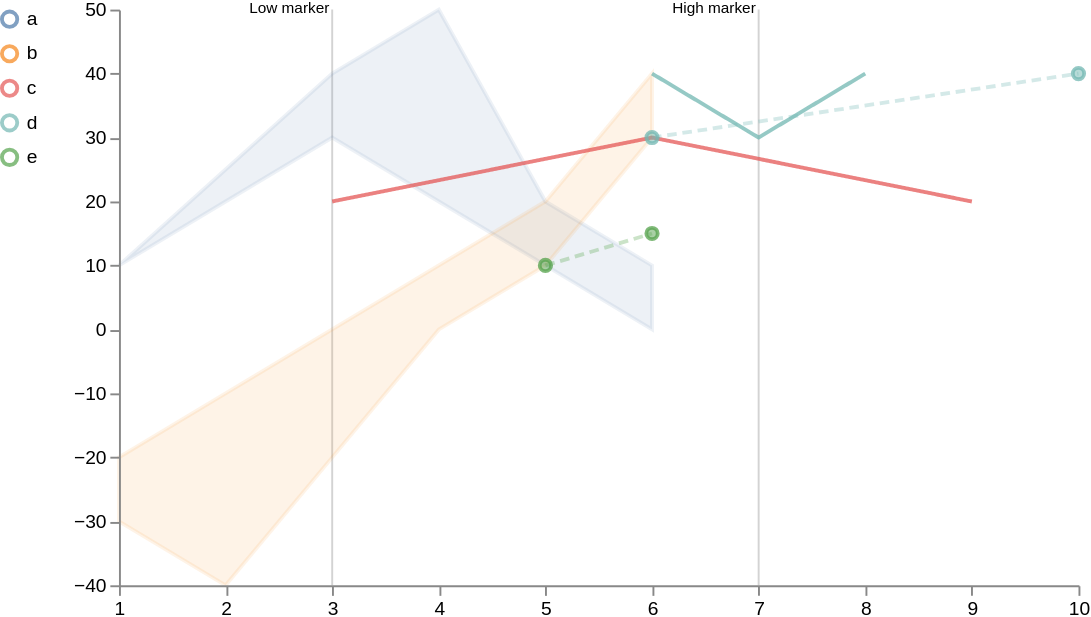

Describe this chart as a Vega-Lite specification.
### Vega specification from a JSON file in a GitHub repository (floating-point values rounded to 4 significant figures)
{"$schema": "https://vega.github.io/schema/vega/v5.json", "width": 500, "height": 300, "background": "white", "scales": [{"name": "xscale", "type": "linear", "range": "width", "zero": false, "domain": {"fields": [{"data": "distributions", "field": "timepoint"}, {"data": "traces", "field": "timepoint"}, {"data": "points", "field": "timepoint"}, {"data": "markers", "field": "timepoint"}]}}, {"name": "yscale", "type": "linear", "range": "height", "nice": true, "zero": true, "domain": {"fields": [{"data": "distributions", "field": "lower"}, {"data": "distributions", "field": "upper"}, {"data": "traces", "field": "value"}, {"data": "points", "field": "value"}]}}, {"name": "color", "type": "ordinal", "range": "category", "domain": {"fields": [{"data": "distributions", "field": "trajectory"}, {"data": "traces", "field": "trajectory"}, {"data": "points", "field": "trajectory"}], "sort": {"order": "ascending"}}}], "axes": [{"name": "x_axis", "orient": "bottom", "scale": "xscale", "zindex": 100}, {"name": "y_axis", "orient": "left", "scale": "yscale", "zindex": 100}], "signals": [{"name": "clear", "value": true, "on": [{"events": "mouseup[!event.item]", "update": "true", "force": true}]}, {"name": "shift", "value": false, "on": [{"events": "@legendSymbol:click, @legendLabel:click", "update": "event.shiftKey", "force": true}]}, {"name": "clicked", "value": null, "on": [{"events": "@legendSymbol:click, @legendLabel:click", "update": "{value: datum.value}", "force": true}]}, {"name": "clearData", "value": true, "on": [{"events": "mouseup[!event.item]", "update": "true", "force": true}]}, {"name": "clickedData", "value": null, "on": [{"events": "@area:click", "update": "{value: datum.trajectory}", "force": true}]}], "legends": [{"name": "color_legend", "stroke": "color", "orient": "left", "encode": {"symbols": {"name": "legendSymbol", "interactive": true, "update": {"fill": {"value": "transparent"}, "strokeWidth": {"value": 2}, "opacity": [{"test": "!length(data('selected')) || indata('selected', 'value', datum.value) || indata('selectedData', 'value', datum.value)", "value": 0.7}, {"value": 0.15}], "size": {"value": 64}}}, "labels": {"name": "legendLabel", "interactive": true, "update": {"opacity": [{"test": "!length(data('selectedData')) || indata('selectedData', 'value', datum.value)", "value": 1}, {"value": 0.25}]}}}}], "marks": [{"type": "group", "zindex": 3, "name": "_points", "from": {"facet": {"name": "points_split", "data": "points", "groupby": "trajectory"}}, "marks": [{"type": "symbol", "name": "_points_symbol", "from": {"data": "points_split"}, "zindex": 3, "encode": {"update": {"x": {"scale": "xscale", "field": "timepoint"}, "y": {"scale": "yscale", "field": "value"}, "size": {"value": 35}, "strokeWidth": {"value": 2}, "fill": {"scale": "color", "field": "trajectory"}, "stroke": {"scale": "color", "field": "trajectory"}, "fillOpacity": [{"test": "!length(data('selected')) || indata('selected', 'value', datum.trajectory)", "value": 0.5}, {"value": 0.15}], "strokeOpacity": [{"test": "!length(data('selected')) || indata('selected', 'value', datum.trajectory)", "value": 0.75}, {"value": 0.15}], "tooltip": {"field": "value"}}, "hover": {"fillOpacity": {"value": 0.9}}}}, {"type": "line", "name": "_points_line", "from": {"data": "points_split"}, "zindex": 3, "encode": {"update": {"x": {"scale": "xscale", "field": "timepoint"}, "y": {"scale": "yscale", "field": "value"}, "strokeWidth": {"value": 2}, "stroke": {"scale": "color", "field": "trajectory"}, "interpolate": {"value": "linear"}, "strokeDash": {"value": [5, 3]}, "strokeOpacity": [{"test": "!length(data('selected')) || indata('selected', 'value', datum.trajectory)", "value": 0.3}, {"value": 0.1}]}, "hover": {"fillOpacity": {"value": 0.9}}}}]}, {"type": "group", "zindex": 2, "name": "_traces", "from": {"facet": {"name": "traces_split", "data": "traces", "groupby": "trajectory"}}, "marks": [{"type": "line", "name": "_traces_lines", "from": {"data": "traces_split"}, "encode": {"update": {"x": {"scale": "xscale", "field": "timepoint"}, "y": {"scale": "yscale", "field": "value"}, "strokeWidth": {"value": 2}, "stroke": {"scale": "color", "field": "trajectory"}, "strokeDash": [{"test": "indexof(datum.trajectory, 'aseline') == -1", "value": [1, 0]}, {"value": [8, 4]}], "interpolate": {"value": "linear"}, "strokeOpacity": [{"test": "!length(data('selected')) || indata('selected', 'value', datum.trajectory)", "value": 0.75}, {"value": 0.15}]}, "hover": {"fillOpacity": {"value": 0.9}}}}]}, {"type": "group", "name": "_distributions", "zindex": 1, "from": {"facet": {"name": "trajectory_split", "data": "distributions", "groupby": "trajectory"}}, "marks": [{"type": "area", "name": "area", "interactive": true, "from": {"data": "trajectory_split"}, "encode": {"update": {"x": {"scale": "xscale", "field": "timepoint"}, "y": {"scale": "yscale", "field": "upper"}, "y2": {"scale": "yscale", "field": "lower"}, "interpolate": {"value": "linear"}, "strokeWidth": {"value": 2}, "fill": {"scale": "color", "field": "trajectory"}, "stroke": {"scale": "color", "field": "trajectory"}, "fillOpacity": [{"test": "!length(data('selected')) || indata('selected', 'value', datum.trajectory)", "value": 0.1}, {"value": 0.05}], "strokeOpacity": [{"test": "!length(data('selected')) || indata('selected', 'value', datum.trajectory)", "value": 0.1}, {"value": 0.05}]}, "hover": {"fillOpacity": {"value": 0.9}}}}]}, {"type": "group", "name": "_markers", "marks": [{"type": "rule", "name": "_marker text", "from": {"data": "markers"}, "encode": {"enter": {"stroke": {"value": "lightgray"}}, "update": {"x": {"scale": "xscale", "field": "timepoint"}, "y2": {"value": 0}, "y": {"signal": "height"}, "opacity": {"value": 1}}}}, {"type": "text", "name": "_marker flags", "from": {"data": "_marker text"}, "encode": {"enter": {"text": {"field": "datum.label"}, "y": {"value": 0}, "fontSize": {"value": 8}}}, "transform": [{"type": "label", "lineAnchor": "start", "as": ["x", "_y", "opacity", "align", "baseline"], "offset": [1], "size": {"signal": "[width, height]"}}]}]}], "data": [{"name": "distributions", "values": [{"timepoint": 1, "upper": 10, "lower": 10, "trajectory": "a"}, {"timepoint": 2, "upper": 20, "lower": 25, "trajectory": "a"}, {"timepoint": 4, "upper": 20, "lower": 50, "trajectory": "a"}, {"timepoint": 6, "upper": 0, "lower": 10, "trajectory": "a"}, {"timepoint": 1, "upper": -30, "lower": -20, "trajectory": "b"}, {"timepoint": 5, "upper": 10, "lower": 20, "trajectory": "a"}, {"timepoint": 2, "upper": -40, "lower": -10, "trajectory": "b"}, {"timepoint": 3, "upper": -20, "lower": 0, "trajectory": "b"}, {"timepoint": 3, "upper": 30, "lower": 40, "trajectory": "a"}, {"timepoint": 5, "upper": 10, "lower": 20, "trajectory": "b"}, {"timepoint": 4, "upper": 0, "lower": 10, "trajectory": "b"}, {"timepoint": 6, "upper": 30, "lower": 40, "trajectory": "b"}], "transform": [{"type": "collect", "sort": {"field": ["trajectory", "timepoint"]}}]}, {"name": "traces", "values": [{"timepoint": 6, "value": 30, "trajectory": "c"}, {"timepoint": 9, "value": 20, "trajectory": "c"}, {"timepoint": 3, "value": 20, "trajectory": "c"}, {"timepoint": 7, "value": 30, "trajectory": "d"}, {"timepoint": 6, "value": 40, "trajectory": "d"}, {"timepoint": 8, "value": 40, "trajectory": "d"}], "transform": [{"type": "filter", "expr": "isValid(datum.value)"}, {"type": "collect", "sort": {"field": ["trajectory", "timepoint"]}}]}, {"name": "points", "values": [{"timepoint": 6, "value": 30, "trajectory": "d"}, {"timepoint": 10, "value": 40, "trajectory": "d"}, {"timepoint": 5, "value": 10, "trajectory": "e"}, {"timepoint": 6, "value": 15, "trajectory": "e"}]}, {"name": "markers", "values": [{"timepoint": 3, "label": "Low marker"}, {"timepoint": 7, "label": "High marker"}]}, {"name": "selected", "on": [{"trigger": "clear", "remove": true}, {"trigger": "!shift", "remove": true}, {"trigger": "!shift && clicked", "insert": "clicked"}, {"trigger": "shift && clicked", "toggle": "clicked"}]}, {"name": "selectedData", "on": [{"trigger": "clearData", "remove": true}, {"trigger": "clickedData", "toggle": "clickedData"}]}]}
